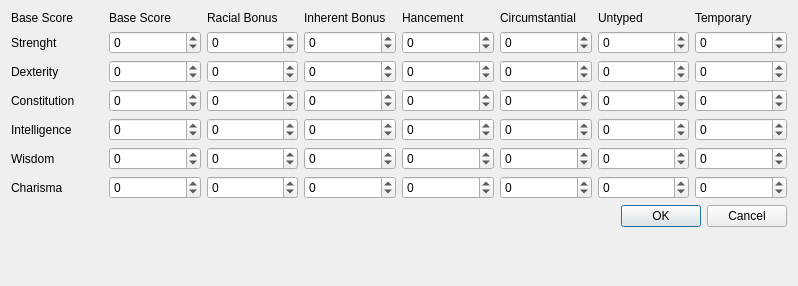
<?xml version="1.0" encoding="UTF-8"?>
<ui version="4.0">
 <class>EditAbility</class>
 <widget class="QDialog" name="EditAbility">
  <property name="geometry">
   <rect>
    <x>0</x>
    <y>0</y>
    <width>798</width>
    <height>286</height>
   </rect>
  </property>
  <property name="windowTitle">
   <string>Dialog</string>
  </property>
  <layout class="QGridLayout" name="gridLayout_2">
   <item row="8" column="0">
    <widget class="QDialogButtonBox" name="buttonBox">
     <property name="orientation">
      <enum>Qt::Horizontal</enum>
     </property>
     <property name="standardButtons">
      <set>QDialogButtonBox::Cancel|QDialogButtonBox::Ok</set>
     </property>
    </widget>
   </item>
   <item row="7" column="0">
    <layout class="QGridLayout" name="gridLayout_7">
     <item row="0" column="1">
      <widget class="QLabel" name="label_47">
       <property name="text">
        <string>Base Score</string>
       </property>
      </widget>
     </item>
     <item row="0" column="6">
      <widget class="QLabel" name="label">
       <property name="text">
        <string>Untyped</string>
       </property>
      </widget>
     </item>
     <item row="0" column="4">
      <widget class="QLabel" name="label_32">
       <property name="text">
        <string>Hancement</string>
       </property>
      </widget>
     </item>
     <item row="6" column="1">
      <widget class="QSpinBox" name="spinBox_10">
       <property name="minimum">
        <number>-99999</number>
       </property>
       <property name="maximum">
        <number>99999</number>
       </property>
      </widget>
     </item>
     <item row="0" column="0">
      <widget class="QLabel" name="label_28">
       <property name="text">
        <string>Base Score</string>
       </property>
      </widget>
     </item>
     <item row="5" column="1">
      <widget class="QSpinBox" name="spinBox_9">
       <property name="minimum">
        <number>-99999</number>
       </property>
       <property name="maximum">
        <number>99999</number>
       </property>
      </widget>
     </item>
     <item row="0" column="5">
      <widget class="QLabel" name="label_30">
       <property name="text">
        <string>Circumstantial</string>
       </property>
      </widget>
     </item>
     <item row="0" column="2">
      <widget class="QLabel" name="label_29">
       <property name="text">
        <string>Racial Bonus</string>
       </property>
      </widget>
     </item>
     <item row="4" column="0">
      <widget class="QLabel" name="label_5">
       <property name="text">
        <string>Intelligence</string>
       </property>
      </widget>
     </item>
     <item row="5" column="0">
      <widget class="QLabel" name="label_7">
       <property name="text">
        <string>Wisdom</string>
       </property>
      </widget>
     </item>
     <item row="4" column="1">
      <widget class="QSpinBox" name="spinBox_8">
       <property name="minimum">
        <number>-99999</number>
       </property>
       <property name="maximum">
        <number>99999</number>
       </property>
      </widget>
     </item>
     <item row="3" column="1">
      <widget class="QSpinBox" name="spinBox_7">
       <property name="minimum">
        <number>-99999</number>
       </property>
       <property name="maximum">
        <number>99999</number>
       </property>
      </widget>
     </item>
     <item row="2" column="1">
      <widget class="QSpinBox" name="spinBox_3">
       <property name="minimum">
        <number>-99999</number>
       </property>
       <property name="maximum">
        <number>99999</number>
       </property>
      </widget>
     </item>
     <item row="1" column="1">
      <widget class="QSpinBox" name="spinBox_2">
       <property name="minimum">
        <number>-99999</number>
       </property>
       <property name="maximum">
        <number>99999</number>
       </property>
      </widget>
     </item>
     <item row="3" column="0">
      <widget class="QLabel" name="label_8">
       <property name="text">
        <string>Constitution</string>
       </property>
      </widget>
     </item>
     <item row="2" column="0">
      <widget class="QLabel" name="label_9">
       <property name="text">
        <string>Dexterity</string>
       </property>
      </widget>
     </item>
     <item row="6" column="0">
      <widget class="QLabel" name="label_4">
       <property name="text">
        <string>Charisma</string>
       </property>
      </widget>
     </item>
     <item row="0" column="3">
      <widget class="QLabel" name="label_31">
       <property name="text">
        <string>Inherent Bonus</string>
       </property>
      </widget>
     </item>
     <item row="1" column="0">
      <widget class="QLabel" name="label_6">
       <property name="text">
        <string>Strenght</string>
       </property>
      </widget>
     </item>
     <item row="0" column="7">
      <widget class="QLabel" name="label_2">
       <property name="text">
        <string>Temporary</string>
       </property>
      </widget>
     </item>
     <item row="1" column="2">
      <widget class="QSpinBox" name="spinBox_4">
       <property name="minimum">
        <number>-99999</number>
       </property>
       <property name="maximum">
        <number>99999</number>
       </property>
      </widget>
     </item>
     <item row="2" column="2">
      <widget class="QSpinBox" name="spinBox_5">
       <property name="minimum">
        <number>-99999</number>
       </property>
       <property name="maximum">
        <number>99999</number>
       </property>
      </widget>
     </item>
     <item row="3" column="2">
      <widget class="QSpinBox" name="spinBox_6">
       <property name="minimum">
        <number>-99999</number>
       </property>
       <property name="maximum">
        <number>99999</number>
       </property>
      </widget>
     </item>
     <item row="4" column="2">
      <widget class="QSpinBox" name="spinBox_11">
       <property name="minimum">
        <number>-99999</number>
       </property>
       <property name="maximum">
        <number>99999</number>
       </property>
      </widget>
     </item>
     <item row="5" column="2">
      <widget class="QSpinBox" name="spinBox_12">
       <property name="minimum">
        <number>-99999</number>
       </property>
       <property name="maximum">
        <number>99999</number>
       </property>
      </widget>
     </item>
     <item row="6" column="2">
      <widget class="QSpinBox" name="spinBox_13">
       <property name="minimum">
        <number>-99999</number>
       </property>
       <property name="maximum">
        <number>99999</number>
       </property>
      </widget>
     </item>
     <item row="1" column="3">
      <widget class="QSpinBox" name="spinBox_14">
       <property name="minimum">
        <number>-99999</number>
       </property>
       <property name="maximum">
        <number>99999</number>
       </property>
      </widget>
     </item>
     <item row="2" column="3">
      <widget class="QSpinBox" name="spinBox_15">
       <property name="minimum">
        <number>-99999</number>
       </property>
       <property name="maximum">
        <number>99999</number>
       </property>
      </widget>
     </item>
     <item row="3" column="3">
      <widget class="QSpinBox" name="spinBox_16">
       <property name="minimum">
        <number>-99999</number>
       </property>
       <property name="maximum">
        <number>99999</number>
       </property>
      </widget>
     </item>
     <item row="4" column="3">
      <widget class="QSpinBox" name="spinBox_17">
       <property name="minimum">
        <number>-99999</number>
       </property>
       <property name="maximum">
        <number>99999</number>
       </property>
      </widget>
     </item>
     <item row="5" column="3">
      <widget class="QSpinBox" name="spinBox_18">
       <property name="minimum">
        <number>-99999</number>
       </property>
       <property name="maximum">
        <number>99999</number>
       </property>
      </widget>
     </item>
     <item row="6" column="3">
      <widget class="QSpinBox" name="spinBox_19">
       <property name="minimum">
        <number>-99999</number>
       </property>
       <property name="maximum">
        <number>99999</number>
       </property>
      </widget>
     </item>
     <item row="1" column="4">
      <widget class="QSpinBox" name="spinBox_20">
       <property name="minimum">
        <number>-99999</number>
       </property>
       <property name="maximum">
        <number>99999</number>
       </property>
      </widget>
     </item>
     <item row="2" column="4">
      <widget class="QSpinBox" name="spinBox_21">
       <property name="minimum">
        <number>-99999</number>
       </property>
       <property name="maximum">
        <number>99999</number>
       </property>
      </widget>
     </item>
     <item row="3" column="4">
      <widget class="QSpinBox" name="spinBox_22">
       <property name="minimum">
        <number>-99999</number>
       </property>
       <property name="maximum">
        <number>99999</number>
       </property>
      </widget>
     </item>
     <item row="4" column="4">
      <widget class="QSpinBox" name="spinBox_23">
       <property name="minimum">
        <number>-99999</number>
       </property>
       <property name="maximum">
        <number>99999</number>
       </property>
      </widget>
     </item>
     <item row="5" column="4">
      <widget class="QSpinBox" name="spinBox_24">
       <property name="minimum">
        <number>-99999</number>
       </property>
       <property name="maximum">
        <number>99999</number>
       </property>
      </widget>
     </item>
     <item row="6" column="4">
      <widget class="QSpinBox" name="spinBox_25">
       <property name="minimum">
        <number>-99999</number>
       </property>
       <property name="maximum">
        <number>99999</number>
       </property>
      </widget>
     </item>
     <item row="1" column="5">
      <widget class="QSpinBox" name="spinBox_26">
       <property name="minimum">
        <number>-99999</number>
       </property>
       <property name="maximum">
        <number>99999</number>
       </property>
      </widget>
     </item>
     <item row="2" column="5">
      <widget class="QSpinBox" name="spinBox_27">
       <property name="minimum">
        <number>-99999</number>
       </property>
       <property name="maximum">
        <number>99999</number>
       </property>
      </widget>
     </item>
     <item row="3" column="5">
      <widget class="QSpinBox" name="spinBox_28">
       <property name="minimum">
        <number>-99999</number>
       </property>
       <property name="maximum">
        <number>99999</number>
       </property>
      </widget>
     </item>
     <item row="4" column="5">
      <widget class="QSpinBox" name="spinBox_29">
       <property name="minimum">
        <number>-99999</number>
       </property>
       <property name="maximum">
        <number>99999</number>
       </property>
      </widget>
     </item>
     <item row="5" column="5">
      <widget class="QSpinBox" name="spinBox_30">
       <property name="minimum">
        <number>-99999</number>
       </property>
       <property name="maximum">
        <number>99999</number>
       </property>
      </widget>
     </item>
     <item row="6" column="5">
      <widget class="QSpinBox" name="spinBox_31">
       <property name="minimum">
        <number>-99999</number>
       </property>
       <property name="maximum">
        <number>99999</number>
       </property>
      </widget>
     </item>
     <item row="1" column="6">
      <widget class="QSpinBox" name="spinBox_32">
       <property name="minimum">
        <number>-99999</number>
       </property>
       <property name="maximum">
        <number>99999</number>
       </property>
      </widget>
     </item>
     <item row="2" column="6">
      <widget class="QSpinBox" name="spinBox_33">
       <property name="minimum">
        <number>-99999</number>
       </property>
       <property name="maximum">
        <number>99999</number>
       </property>
      </widget>
     </item>
     <item row="3" column="6">
      <widget class="QSpinBox" name="spinBox_34">
       <property name="minimum">
        <number>-99999</number>
       </property>
       <property name="maximum">
        <number>99999</number>
       </property>
      </widget>
     </item>
     <item row="4" column="6">
      <widget class="QSpinBox" name="spinBox_35">
       <property name="minimum">
        <number>-99999</number>
       </property>
       <property name="maximum">
        <number>99999</number>
       </property>
      </widget>
     </item>
     <item row="5" column="6">
      <widget class="QSpinBox" name="spinBox_36">
       <property name="minimum">
        <number>-99999</number>
       </property>
       <property name="maximum">
        <number>99999</number>
       </property>
      </widget>
     </item>
     <item row="6" column="6">
      <widget class="QSpinBox" name="spinBox_37">
       <property name="minimum">
        <number>-99999</number>
       </property>
       <property name="maximum">
        <number>99999</number>
       </property>
      </widget>
     </item>
     <item row="6" column="7">
      <widget class="QSpinBox" name="spinBox_38">
       <property name="minimum">
        <number>-99999</number>
       </property>
       <property name="maximum">
        <number>99999</number>
       </property>
      </widget>
     </item>
     <item row="5" column="7">
      <widget class="QSpinBox" name="spinBox_39">
       <property name="minimum">
        <number>-99999</number>
       </property>
       <property name="maximum">
        <number>99999</number>
       </property>
      </widget>
     </item>
     <item row="4" column="7">
      <widget class="QSpinBox" name="spinBox_40">
       <property name="minimum">
        <number>-99999</number>
       </property>
       <property name="maximum">
        <number>99999</number>
       </property>
      </widget>
     </item>
     <item row="3" column="7">
      <widget class="QSpinBox" name="spinBox_41">
       <property name="minimum">
        <number>-99999</number>
       </property>
       <property name="maximum">
        <number>99999</number>
       </property>
      </widget>
     </item>
     <item row="2" column="7">
      <widget class="QSpinBox" name="spinBox_42">
       <property name="minimum">
        <number>-99999</number>
       </property>
       <property name="maximum">
        <number>99999</number>
       </property>
      </widget>
     </item>
     <item row="1" column="7">
      <widget class="QSpinBox" name="spinBox_43">
       <property name="minimum">
        <number>-99999</number>
       </property>
       <property name="maximum">
        <number>99999</number>
       </property>
      </widget>
     </item>
    </layout>
   </item>
   <item row="9" column="0">
    <spacer name="verticalSpacer">
     <property name="orientation">
      <enum>Qt::Vertical</enum>
     </property>
     <property name="sizeHint" stdset="0">
      <size>
       <width>20</width>
       <height>40</height>
      </size>
     </property>
    </spacer>
   </item>
  </layout>
 </widget>
 <resources/>
 <connections>
  <connection>
   <sender>buttonBox</sender>
   <signal>accepted()</signal>
   <receiver>EditAbility</receiver>
   <slot>accept()</slot>
   <hints>
    <hint type="sourcelabel">
     <x>237</x>
     <y>329</y>
    </hint>
    <hint type="destinationlabel">
     <x>157</x>
     <y>274</y>
    </hint>
   </hints>
  </connection>
  <connection>
   <sender>buttonBox</sender>
   <signal>rejected()</signal>
   <receiver>EditAbility</receiver>
   <slot>reject()</slot>
   <hints>
    <hint type="sourcelabel">
     <x>305</x>
     <y>329</y>
    </hint>
    <hint type="destinationlabel">
     <x>286</x>
     <y>274</y>
    </hint>
   </hints>
  </connection>
 </connections>
</ui>
